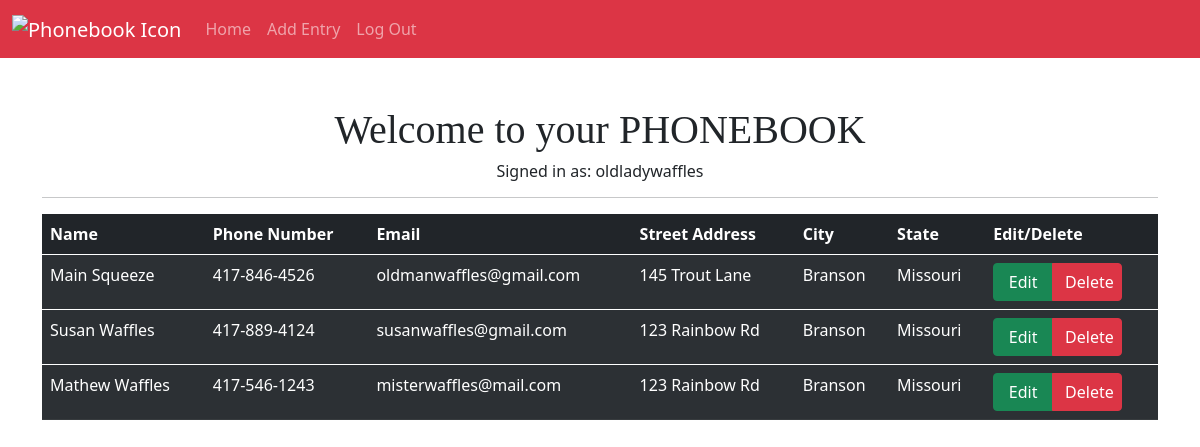
The app's page / (signed in) with its own data.
### app/models.py (models this page shows, shortened)
class User(db.Model, UserMixin):
    id = db.Column(db.Integer, primary_key=True)
    email = db.Column(db.String(50), nullable=False, unique=True)
    username = db.Column(db.String(50), nullable=False, unique=True)
    password = db.Column(db.String(256), nullable=False)
    date_created = db.Column(db.DateTime, nullable=False, default=datetime.utcnow)
    entries = db.relationship('Entry', backref='owner', lazy='dynamic')

class Entry(db.Model):
    id = db.Column(db.Integer, primary_key=True)
    name = db.Column(db.String(50), nullable=False, unique=True) # it would be cool if when an existing name is entered it would prompt "update current" or "create new"
    phone_number = db.Column(db.String(15), nullable=False)
    street_address = db.Column(db.String(200), nullable=True)
    city = db.Column(db.String(50), nullable=True)
    state = db.Column(db.String(50), nullable=True)
    email = db.Column(db.String(200), nullable=True)
    date_created = db.Column(db.DateTime, nullable=False, default=datetime.utcnow)
    user_id = db.Column(db.Integer, db.ForeignKey('user.id'))
    def update(self, **kwargs):
        for key, value in kwargs.items():
            if key in {'name', 'phone_number', 'street_address', 'city', 'state', 'email'}:
                setattr(self, key, value)
        db.session.commit()

### app/routes.py (the view)
@app.route('/')
def index():
    entries = Entry.query.all()
    return render_template('index.html', entries=entries)

### app/models.py (called while the page is built)
@login.user_loader
def load_user(user_id):
    return User.query.get(user_id)

### app/templates/index.html (shortened to what this page needs)
{% extends 'base.html' %}
{% block content%}
{% if current_user.is_authenticated %}
<h1 class="alert-heading text-center mt-5" style="font-family:fantasy;">Welcome to your PHONEBOOK</h1>
<h6 class="text-center">Signed in as: {{ current_user.username }}</h6>
<hr>
    <table class="table table-dark table-striped">
        <thead>
            <tr>
            <th scope="col">Name</th>
            <th scope="col">Phone Number</th>
            <th scope="col">Email</th>
            <th scope="col">Street Address</th>
            <th scope="col">City</th>
            <th scope="col">State</th>
            <th scope="col">Edit/Delete</th>
            </tr>
        </thead>
    {% for entry in entries %}
        {% if entry.owner == current_user %}
            <tbody>
                <tr>
                    <td>{{ entry.name }}</td>
                    <td>{{ entry.phone_number }}</td>
                    <td>{{ entry.email }}</td>
                    <td>{{ entry.street_address }}</td>
                    <td>{{ entry.city }}</td>
                    <td>{{ entry.state }}</td>
                    <td>
                        <div class="btn-group" role="group" aria-label="Basic example">
                            <a href="{{ url_for('edit_entry', entry_id=entry.id) }}"
                                class="btn btn-success">Edit
                            </a>
                            <button type="button" class="btn btn-danger w-50"
                                data-bs-toggle="modal" data-bs-target="#deleteModal">Delete
                            </button>
                        </div>
                    </td>
                </tr>
            </tbody>
        {% endif %}
    {% endfor %}
    </table>
{% endif %}
{% endblock content%}

### records on screen
User: username "oldladywaffles"
Entry: name "Main Squeeze", phone_number "417-846-4526", email "oldmanwaffles@gmail.com", street_address "145 Trout Lane", city "Branson", state "Missouri"
Entry: name "Susan Waffles", phone_number "417-889-4124", email "susanwaffles@gmail.com", street_address "123 Rainbow Rd", city "Branson", state "Missouri"
Entry: name "Mathew Waffles", phone_number "417-546-1243", email "misterwaffles@mail.com", street_address "123 Rainbow Rd", city "Branson", state "Missouri"
